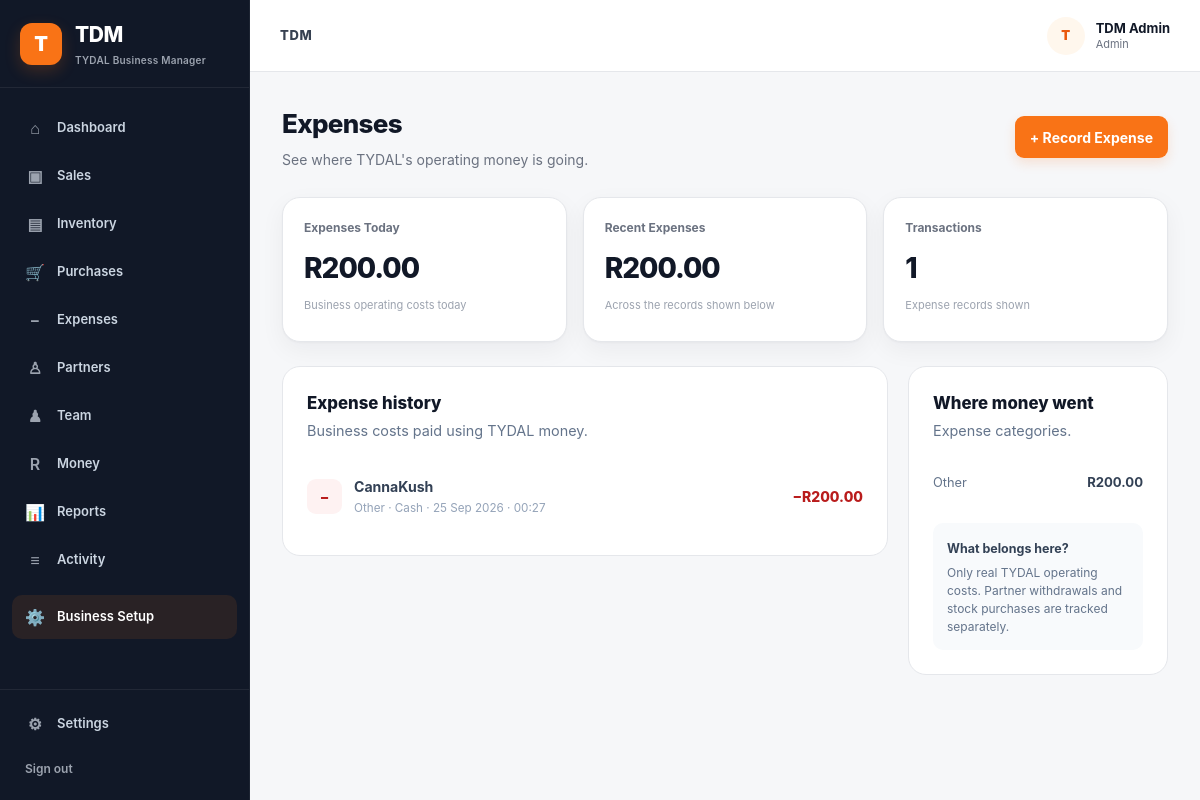
The page /expenses/ (signed in) on the database its author committed.
### app/models.py (models this page shows)
class User(UserMixin, db.Model):
    __tablename__ = "users"
    id = db.Column(db.Integer, primary_key=True)
    name = db.Column(
        db.String(100),
        nullable=False
    )
    phone = db.Column(
        db.String(30),
        unique=True,
        nullable=False,
        index=True
    )
    password_hash = db.Column(
        db.String(255),
        nullable=False
    )
    role = db.Column(
        db.String(30),
        nullable=False,
        default="partner"
    )
    is_active = db.Column(
        db.Boolean,
        default=True,
        nullable=False
    )
    created_at = db.Column(
        db.DateTime,
        default=datetime.utcnow,
        nullable=False
    )
    transactions = db.relationship(
        "FinancialTransaction",
        back_populates="created_by",
        foreign_keys="FinancialTransaction.created_by_id"
    )

class Expense(db.Model):
    __tablename__ = "expenses"
    id = db.Column(
        db.Integer,
        primary_key=True
    )
    description = db.Column(
        db.String(200),
        nullable=False
    )
    category = db.Column(
        db.String(100),
        nullable=False
    )
    amount = db.Column(
        db.Numeric(12, 2),
        nullable=False
    )
    money_account_id = db.Column(
        db.Integer,
        db.ForeignKey("money_accounts.id"),
        nullable=False
    )
    recorded_by_id = db.Column(
        db.Integer,
        db.ForeignKey("users.id"),
        nullable=False
    )
    notes = db.Column(
        db.Text,
        nullable=True
    )
    expense_date = db.Column(
        db.DateTime,
        nullable=False,
        default=datetime.utcnow
    )
    is_historical = db.Column(
        db.Boolean,
        default=False,
        nullable=False
    )
    is_estimate = db.Column(
        db.Boolean,
        default=False,
        nullable=False
    )
    created_at = db.Column(
        db.DateTime,
        default=datetime.utcnow,
        nullable=False
    )
    money_account = db.relationship(
        "MoneyAccount"
    )
    recorded_by = db.relationship(
        "User"
    )

class MoneyAccount(db.Model):
    __tablename__ = "money_accounts"
    id = db.Column(
        db.Integer,
        primary_key=True
    )
    name = db.Column(
        db.String(100),
        nullable=False
    )
    account_type = db.Column(
        db.String(30),
        nullable=False
    )
    owner_user_id = db.Column(
        db.Integer,
        db.ForeignKey("users.id"),
        nullable=True
    )
    opening_balance = db.Column(
        db.Numeric(12, 2),
        default=Decimal("0.00"),
        nullable=False
    )
    is_active = db.Column(
        db.Boolean,
        default=True,
        nullable=False
    )
    created_at = db.Column(
        db.DateTime,
        default=datetime.utcnow,
        nullable=False
    )
    owner = db.relationship(
        "User",
        backref="money_accounts"
    )

### app/routes/expenses.py (the view)
@expenses.route("/")
@login_required
def index():
    expense_records = (
        Expense.query
        .order_by(
            Expense.expense_date.desc(),
            Expense.id.desc()
        )
        .limit(50)
        .all()
    )
    money_accounts = (
        MoneyAccount.query
        .filter_by(is_active=True)
        .order_by(MoneyAccount.name.asc())
        .all()
    )
    total_expenses = sum(
        (
            Decimal(str(expense.amount or 0))
            for expense in expense_records
        ),
        Decimal("0.00")
    )
    today = datetime.utcnow().date()
    today_expenses = sum(
        (
            Decimal(str(expense.amount or 0))
            for expense in expense_records
            if expense.expense_date.date() == today
        ),
        Decimal("0.00")
    )
    category_totals = {}
    for expense in expense_records:
        category = (
            expense.category
            or "Other"
        )
        amount = Decimal(
            str(expense.amount or 0)
        )
        category_totals[category] = (
            category_totals.get(
                category,
                Decimal("0.00")
            )
            + amount
        )
    category_rows = sorted(
        category_totals.items(),
        key=lambda item: item[1],
        reverse=True
    )
    account_rows = []
    for account in money_accounts:
        account_rows.append({
            "account": account,
            "balance": get_account_balance(
                account.id
            )
        })
    return render_template(
        "expenses/index.html",
        expenses=expense_records,
        account_rows=account_rows,
        total_expenses=total_expenses,
        today_expenses=today_expenses,
        category_rows=category_rows
    )

### app/__init__.py (called while the page is built)
@login_manager.user_loader
def load_user(user_id):
    from app.models import User
    return db.session.get(User, int(user_id))

### app/routes/expenses.py (called while the page is built)
def get_account_balance(account_id):
    transactions = FinancialTransaction.query.filter(
        (FinancialTransaction.to_account_id == account_id) |
        (FinancialTransaction.from_account_id == account_id)
    ).all()
    balance = Decimal("0.00")
    for transaction in transactions:
        amount = Decimal(
            str(transaction.amount or 0)
        )
        if transaction.to_account_id == account_id:
            balance += amount
        if transaction.from_account_id == account_id:
            balance -= amount
    return balance

### app/templates/expenses/index.html (shortened to what this page needs)
{% extends "base.html" %}
{% block content %}
<div class="page-header expenses-page-header">
    <div>
        <h2>Expenses</h2>
        <p>See where TYDAL's operating money is going.</p>
    </div>
    <button class="primary-button" type="button" onclick="openExpenseModal()" >
        + Record Expense
    </button>
</div>
<div class="expenses-summary-grid">
    <div class="stat-card">
        <div class="stat-label">
            Expenses Today
        </div>
        <div class="stat-value">
            R{{ "%.2f"|format(today_expenses) }}
        </div>
        <div class="stat-description">
            Business operating costs today
        </div>
    </div>
    <div class="stat-card">
        <div class="stat-label">
            Recent Expenses
        </div>
        <div class="stat-value">
            R{{ "%.2f"|format(total_expenses) }}
        </div>
        <div class="stat-description">
            Across the records shown below
        </div>
    </div>
    <div class="stat-card">
        <div class="stat-label">
            Transactions
        </div>
        <div class="stat-value">
            {{ expenses|length }}
        </div>
        <div class="stat-description">
            Expense records shown
        </div>
    </div>
</div>
<div class="expenses-layout">
    <section class="expenses-section">
        <div class="section-heading">
            <div>
                <h3>Expense history</h3>
                <p>
                    Business costs paid using TYDAL money.
                </p>
            </div>
        </div>
        {% if expenses %}
        <div class="expense-list">
            {% for expense in expenses %}
            <div class="expense-row">
                <div class="expense-main">
                    <div class="expense-icon">
                        −
                    </div>
                    <div>
                        <strong>
                            {{ expense.description }}
                        </strong>
                        <span>
                            {{ expense.category }}
                            ·
                            {{ expense.money_account.name }}
                            ·
                            {{ expense.expense_date.strftime("%d %b %Y · %H:%M") }}
                        </span>
                    </div>
                </div>
                <div class="expense-amount">
                    −R{{ "%.2f"|format(expense.amount) }}
                </div>
            </div>
            {% endfor %}
        </div>
        {% endif %}
    </section>
    <aside class="expense-category-card">
        <div class="section-heading">
            <div>
                <h3>Where money went</h3>
                <p>
                    Expense categories.
                </p>
            </div>
        </div>
        {% if category_rows %}
        <div class="category-list">
            {% for category, amount in category_rows %}
            <div class="category-row">
                <span>
                    {{ category }}
                </span>
                <strong>
                    R{{ "%.2f"|format(amount) }}
                </strong>
            </div>
            {% endfor %}
        </div>
        {% else %}
        <div class="category-empty">
            Nothing to analyse yet.
        </div>
        {% endif %}
        <div class="expense-rule-note">
            <strong>What belongs here?</strong>
            <p>
                Only real TYDAL operating costs.
                Partner withdrawals and stock purchases
                are tracked separately.
            </p>
        </div>
    </aside>
</div>
{% endblock %}

### app/templates/base.html (shortened to what this page needs)
<!DOCTYPE html>
<html lang="en">
<head>
    <link rel="stylesheet" href="{{ url_for('static', filename='css/style.css') }}">
</head>
<body>
    <div class="app-shell">
        <aside class="sidebar" id="sidebar">
            <div class="brand">
                <div class="brand-mark">T</div>
                <div>
                    <h1>TDM</h1>
                    <span>TYDAL Business Manager</span>
                </div>
            </div>
            <nav class="main-nav">
                <a href="{{ url_for('main.home') }}" class="nav-item">
                    <span>⌂</span>
                    <span>Dashboard</span>
                </a>
                <a href="{{ url_for('sales.index') }}" class="nav-item">
                    <span>▣</span>
                    <span>Sales</span>
                </a>
                <a href="{{ url_for('inventory.index') }}" class="nav-item">
                    <span>▤</span>
                    <span>Inventory</span>
                </a>
                <a href="{{ url_for('purchases.index') }}" class="nav-item">
                    <span>🛒</span>
                    <span>Purchases</span>
                </a>
                <a href="{{ url_for('expenses.index') }}" class="nav-item">
                    <span>−</span>
                    <span>Expenses</span>
                </a>
                <a href="{{ url_for('partners.index') }}" class="nav-item">
                    <span>♙</span>
                    <span>Partners</span>
                </a>
                {% if current_user.role == "admin" %}
                <a href="{{ url_for('team.index') }}" class="nav-item">
                    <span>♟</span>
                    <span>Team</span>
                </a>
                {% endif %}
                <a href="{{ url_for('money.index') }}" class="nav-item">
                    <span>R</span>
                    <span>Money</span>
                </a>
                <a href="{{ url_for('reports.index') }}" class="nav-item">
                    <span>📊</span>
                    <span>Reports</span>
                </a>
                <a href="#" class="nav-item">
                    <span>≡</span>
                    <span>Activity</span>
                </a>
                <a href="{{ url_for('setup.index') }}" class="nav-link">
                    <span>⚙️</span>
                    <span>Business Setup</span>
                </a>
            </nav>
            <div class="sidebar-bottom">
                <a href="#" class="nav-item">
                    <span>⚙</span>
                    <span>Settings</span>
                </a>
                <a href="{{ url_for('auth.logout') }}" class="logout-link">
                    Sign out
                </a>
            </div>
        </aside>
        <div class="main-area">
            <header class="topbar">
                <div class="topbar-title">
                    <span>TDM</span>
                </div>
                <div class="user-menu">
                    <div class="user-avatar">
                        {{ current_user.name[0]|upper }}
                    </div>
                    <div class="user-info">
                        <strong>{{ current_user.name }}</strong>
                        <span>{{ current_user.role|capitalize }}</span>
                    </div>
                </div>
            </header>
            <main class="content">
                {% block content %}{% endblock %}
            </main>
        </div>
    </div>
</body>
</html>

### rows shown on the page
User: name "T", name "TDM Admin", role "Admin"
Expense: description "CannaKush", category "Other", money_account.name "Cash", expense_date "25 Sep 2026 · 00:27", amount "200.00"

### other values the page prints
{{ "%.2f"|format(today_expenses) }} "200.00"
{{ "%.2f"|format(total_expenses) }} "200.00"
{{ expenses|length }} "1"
